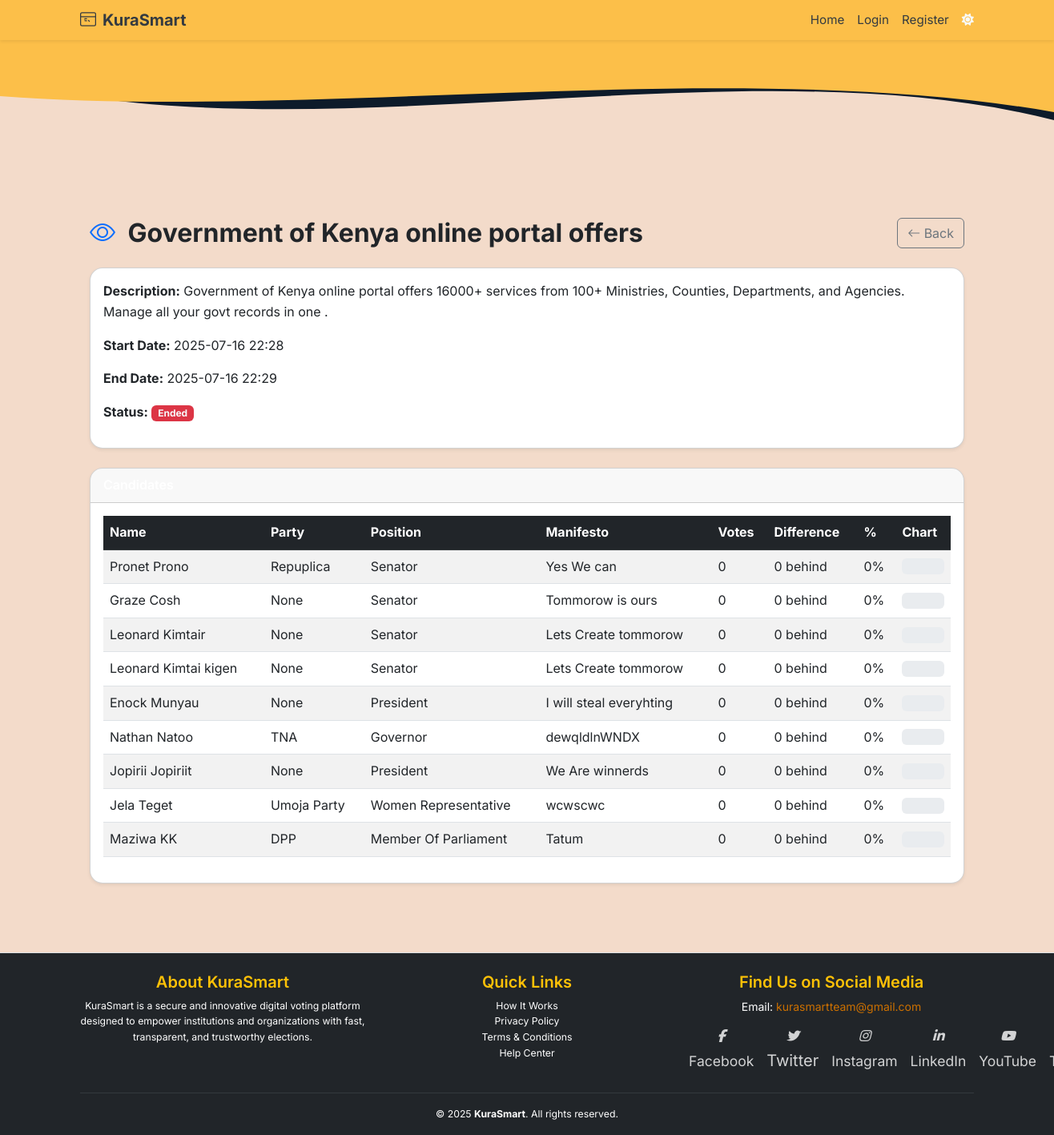
Screenshot of /admin/elections/5 with the database file from the repository.
### app/models.py (models this page shows, shortened)
class Election(db.Model):
    __tablename__ = 'election'
    id = db.Column(db.Integer, primary_key=True)
    title = db.Column(db.String(255), nullable=False)
    description = db.Column(db.Text)
    start_date = db.Column(db.DateTime, nullable=False)
    end_date = db.Column(db.DateTime, nullable=False)
    is_active = db.Column(db.Boolean, default=True)
    status = db.Column(db.Enum(ElectionStatusEnum), nullable=False, default=ElectionStatusEnum.INACTIVE)
    created_at = db.Column(db.DateTime, default=datetime.utcnow)
    updated_at = db.Column(db.DateTime, onupdate=func.now())
    deactivated_by = db.Column(db.Integer, db.ForeignKey('users.id'))
    candidates = db.relationship('Candidate', back_populates='election', lazy='select')
    positions = db.relationship('Position', back_populates='election', lazy='select', cascade="all, delete-orphan")
    votes = db.relationship('Vote', back_populates='election', lazy='select')

class Candidate(db.Model):
    __tablename__ = 'candidate'
    id = db.Column(db.Integer, primary_key=True)
    user_id = db.Column(db.Integer, db.ForeignKey('users.id'), nullable=False)
    election_id = db.Column(db.Integer, db.ForeignKey('election.id'), nullable=False)
    position_id = db.Column(db.Integer, db.ForeignKey('position.id'), nullable=False)
    full_name = db.Column(db.String(100), nullable=False)
    profile_photo = db.Column(db.String(255))
    party_name = db.Column(db.String(100))
    position = db.Column(db.String(100), nullable=True)
    description = db.Column(db.Text)
    manifesto = db.Column(db.Text)
    approved = db.Column(db.Boolean, default=False)
    created_at = db.Column(db.DateTime, default=datetime.utcnow)
    user = db.relationship('User', back_populates='candidates')
    election = db.relationship('Election', back_populates='candidates')
    position_rel = db.relationship('Position', back_populates='candidates')
    votes = db.relationship('Vote', back_populates='candidate', lazy='dynamic')

### app/routes/web_auth.py (the view)
@admin_web_bp.route("/elections/<int:election_id>")
def view_election(election_id):
    election = Election.query.get_or_404(election_id)
    candidates = Candidate.query.filter_by(election_id=election_id).all()
    vote_counts = (
        db.session.query(Vote.candidate_id, func.count(Vote.id).label("vote_count"))
        .filter(Vote.election_id == election_id)
        .group_by(Vote.candidate_id)
        .all()
    )
    vote_count_map = {cid: count for cid, count in vote_counts}
    for candidate in candidates:
        candidate.vote_count = vote_count_map.get(candidate.id, 0)
    total_votes = sum(vote_count_map.values())
    return render_template(
        "admin/view_election.html",
        election=election,
        candidates=candidates,
        total_votes=total_votes,
    )

### app/templates/admin/view_election.html (shortened to what this page needs)
{% extends "base.html" %}
{% block content %}
<div class="container py-5" data-aos="fade-up">
  <div class="d-flex justify-content-between align-items-center mb-4">
    <h2 class="fw-bold mb-0">
      <i class="bi bi-eye me-2 text-primary"></i>
      {{ election.title }}
    </h2>
    <a href="{{ url_for('admin_web.manage_elections') }}" class="btn btn-outline-secondary">
      <i class="bi bi-arrow-left"></i> Back
    </a>
  </div>
  <div class="card shadow-sm rounded-4 mb-4">
    <div class="card-body">
      <p><strong>Description:</strong> {{ election.description or '—' }}</p>
      <p><strong>Start Date:</strong> {{ election.start_date.strftime('%Y-%m-%d %H:%M') }}</p>
      <p><strong>End Date:</strong> {{ election.end_date.strftime('%Y-%m-%d %H:%M') }}</p>
      <p>
        {% set status_clr = {'inactive':'secondary','active':'success','paused':'warning','ended':'danger'}.get(election.status.value,'dark') %}
        <strong>Status:</strong>
        <span class="badge bg-{{ status_clr }} text-light">{{ election.status.value.title() }}</span>
      </p>
    </div>
  </div>
  <div class="card shadow-sm rounded-4">
    <div class="card-header bg-gradient-secondary text-white fw-semibold rounded-top-4">
    </div>
    <div class="card-body">
      {% if candidates %}
        <div class="table-responsive">
          <table class="table table-striped align-middle">
            <thead class="table-dark">
              <tr>
                <th>Name</th>
                <th>Party</th>
                <th>Position</th>
                <th>Manifesto</th>
                {% if election.status.value in ['active', 'ended'] %}
                  <th>Votes</th>
                  <th>Difference</th>
                  <th>%</th>
                  <th>Chart</th>
                {% endif %}
              </tr>
            </thead>
            <tbody>
              {% set sorted_candidates = candidates|sort(attribute='vote_count', reverse=True) %}
              {% set top_vote = sorted_candidates[0].vote_count if sorted_candidates else 0 %}
              {% for cand in sorted_candidates %}
                {% set is_leader = cand.vote_count == top_vote and top_vote > 0 %}
                {% set vote_percent = (cand.vote_count / total_votes * 100) if total_votes > 0 else 0 %}
                <tr class="{% if is_leader %}table-success fw-bold{% endif %}">
                  <td>
                    {{ cand.full_name }}
                  </td>
                  <td>{{ cand.party_name or '—' }}</td>
                  <td>{{ cand.position }}</td>
                  <td style="white-space:pre-wrap;">{{ cand.manifesto }}</td>
                  {% if election.status.value in ['active', 'ended'] %}
                    <td>{{ cand.vote_count }}</td>
                    {% if is_leader %}
                      <td>—</td>
                    {% else %}
                      <td>{{ top_vote - cand.vote_count }} behind</td>
                    {% endif %}
                    <td>{{ vote_percent|round(2) }}%</td>
                    <td>
                      <div class="progress" style="height: 20px;">
                      </div>
                    </td>
                  {% endif %}
                </tr>
              {% endfor %}
            </tbody>
          </table>
        </div>
      {% else %}
        <p class="text-center text-muted">No candidates found for this election.</p>
      {% endif %}
    </div>
  </div>
</div>
{% endblock %}

### app/static/styles.css (style rules this page uses)
body { font-family: 'Segoe UI', Tahoma, Geneva, Verdana, sans-serif; background-color: #f8f9fa; margin: 0; padding: 0; }

### app/templates/base.html (style rules this page uses)
body { font-family: 'Inter', sans-serif; background-color: #F3DBCA; margin: 0; padding-bottom: 60px; line-height: 1.6; }
html, body { height: 100%; }

### rows the page displays
Election: title "Government of Kenya online portal offers", description "Government of Kenya online portal offers 16000+ services from 100+ Ministries, Counties, Departments, and Agencies. Manage all your govt records in one .", start_date "2025-07-16 22:28", end_date "2025-07-16 22:29", status.value "Ended"
Candidate: full_name "Pronet Prono", party_name "Repuplica", position "Senator", manifesto "Yes We can", vote_count "0", vote_percent "0"
Candidate: full_name "Graze Cosh", party_name "None", position "Senator", manifesto "Tommorow is ours", vote_count "0", vote_percent "0"
Candidate: full_name "Leonard Kimtair", party_name "None", position "Senator", manifesto "Lets Create tommorow", vote_count "0", vote_percent "0"
Candidate: full_name "Leonard Kimtai kigen", party_name "None", position "Senator", manifesto "Lets Create tommorow", vote_count "0", vote_percent "0"
Candidate: full_name "Enock Munyau", party_name "None", position "President", manifesto "I will steal everyhting", vote_count "0", vote_percent "0"
Candidate: full_name "Nathan Natoo", party_name "TNA", position "Governor", manifesto "dewqldlnWNDX", vote_count "0", vote_percent "0"
Candidate: full_name "Jopirii Jopiriit", party_name "None", position "President", manifesto "We Are winnerds", vote_count "0", vote_percent "0"
Candidate: full_name "Jela Teget", party_name "Umoja Party", position "Women Representative", manifesto "wcwscwc", vote_count "0", vote_percent "0"
Candidate: full_name "Maziwa KK", party_name "DPP", position "Member Of Parliament", manifesto "Tatum", vote_count "0", vote_percent "0"
